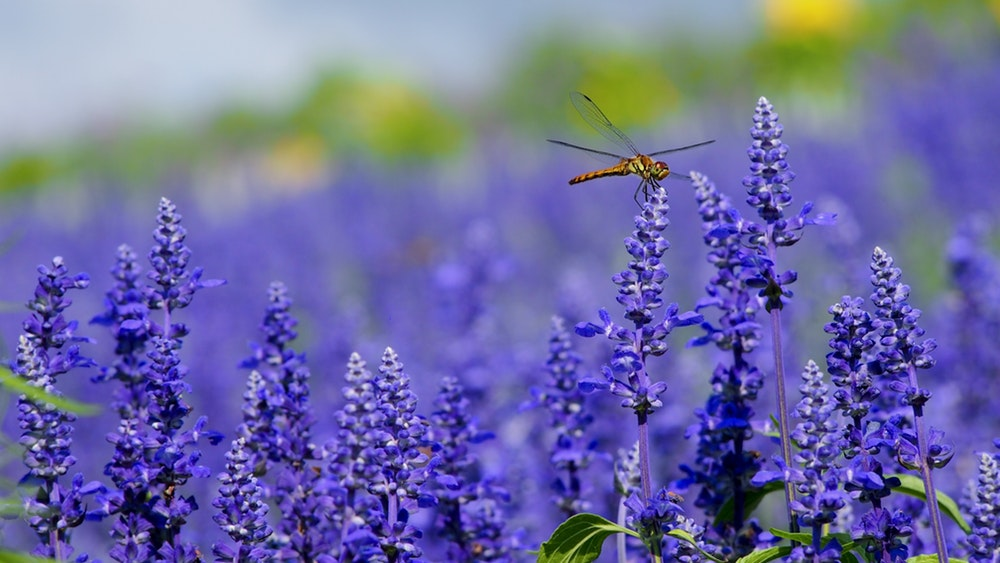
#> input picture flower.jpg, 1000 x 563 px
$ python cvimg.py
#> lines starting #> are read from the running program, lines starting #| are printed output that depends on the picture
import cv2
import numpy as np
import matplotlib.pyplot as plt

img = cv2.imread('flower.jpg' ,cv2.IMREAD_GRAYSCALE)
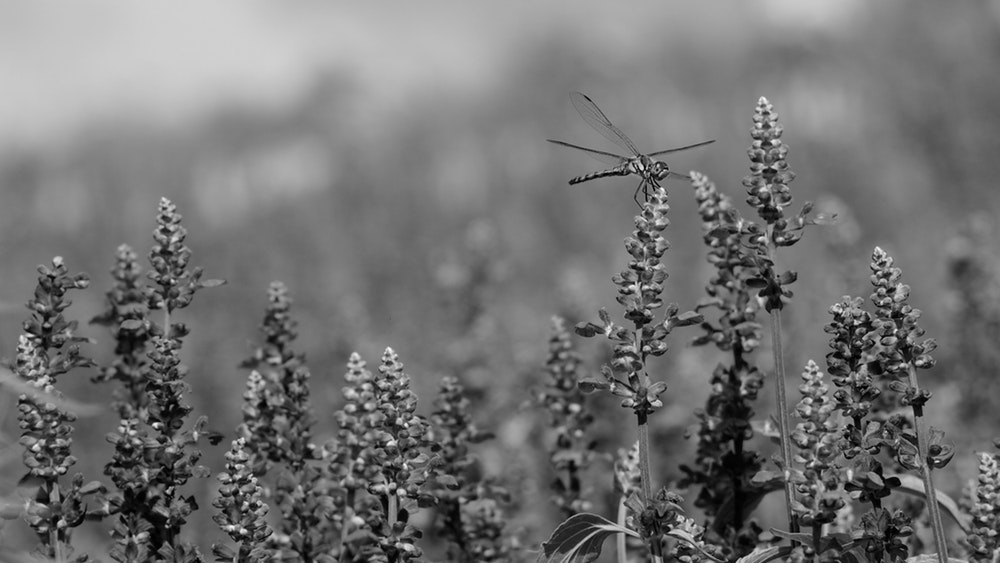
#> img: shape (563, 1000); min 0, max 255, mean 115

##cv2.imshow('image' , img)
##cv2.waitKey(0)
##cv2.destroyAllWindows()
plt.imshow(img, cmap='gray' , interpolation='bicubic')
plt.plot([50,100],[80,100],'c',linewidth=5)
plt.show()
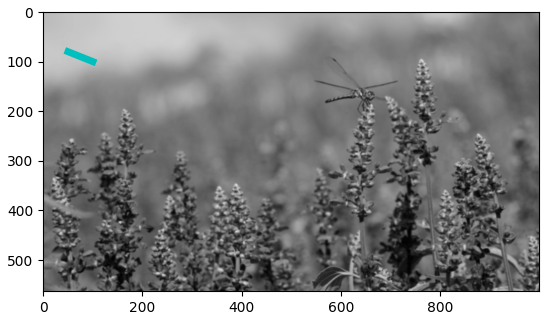
#> figure drawn by matplotlib, 1 panel
cv2.imwrite('flowergray.png' ,img)
